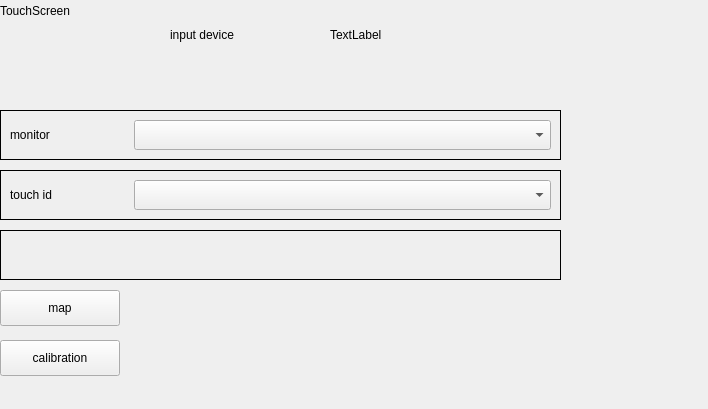
<?xml version="1.0" encoding="UTF-8"?>
<ui version="4.0">
 <class>TouchScreen</class>
 <widget class="QWidget" name="TouchScreen">
  <property name="geometry">
   <rect>
    <x>0</x>
    <y>0</y>
    <width>708</width>
    <height>409</height>
   </rect>
  </property>
  <property name="windowTitle">
   <string>TouchScreen</string>
  </property>
  <widget class="QFrame" name="screenframe">
   <property name="geometry">
    <rect>
     <x>0</x>
     <y>110</y>
     <width>561</width>
     <height>50</height>
    </rect>
   </property>
   <property name="minimumSize">
    <size>
     <width>550</width>
     <height>50</height>
    </size>
   </property>
   <property name="maximumSize">
    <size>
     <width>960</width>
     <height>50</height>
    </size>
   </property>
   <property name="frameShape">
    <enum>QFrame::Box</enum>
   </property>
   <layout class="QHBoxLayout" name="horizontalLayout">
    <item>
     <widget class="QLabel" name="monitorLabel">
      <property name="minimumSize">
       <size>
        <width>118</width>
        <height>30</height>
       </size>
      </property>
      <property name="maximumSize">
       <size>
        <width>118</width>
        <height>30</height>
       </size>
      </property>
      <property name="text">
       <string>monitor</string>
      </property>
      <property name="buddy">
       <cstring>monitorCombo</cstring>
      </property>
     </widget>
    </item>
    <item>
     <widget class="QComboBox" name="monitorCombo">
      <property name="minimumSize">
       <size>
        <width>200</width>
        <height>0</height>
       </size>
      </property>
      <property name="maximumSize">
       <size>
        <width>16777215</width>
        <height>30</height>
       </size>
      </property>
      <property name="styleSheet">
       <string notr="true"/>
      </property>
     </widget>
    </item>
   </layout>
  </widget>
  <widget class="QFrame" name="screenframe_2">
   <property name="geometry">
    <rect>
     <x>0</x>
     <y>170</y>
     <width>561</width>
     <height>50</height>
    </rect>
   </property>
   <property name="minimumSize">
    <size>
     <width>550</width>
     <height>50</height>
    </size>
   </property>
   <property name="maximumSize">
    <size>
     <width>960</width>
     <height>50</height>
    </size>
   </property>
   <property name="frameShape">
    <enum>QFrame::Box</enum>
   </property>
   <layout class="QHBoxLayout" name="horizontalLayout_2">
    <item>
     <widget class="QLabel" name="touchLabel">
      <property name="minimumSize">
       <size>
        <width>118</width>
        <height>30</height>
       </size>
      </property>
      <property name="maximumSize">
       <size>
        <width>118</width>
        <height>30</height>
       </size>
      </property>
      <property name="text">
       <string>touch id</string>
      </property>
      <property name="buddy">
       <cstring>touchscreenCombo</cstring>
      </property>
     </widget>
    </item>
    <item>
     <widget class="QComboBox" name="touchscreenCombo">
      <property name="minimumSize">
       <size>
        <width>200</width>
        <height>0</height>
       </size>
      </property>
      <property name="maximumSize">
       <size>
        <width>16777215</width>
        <height>30</height>
       </size>
      </property>
      <property name="styleSheet">
       <string notr="true"/>
      </property>
     </widget>
    </item>
   </layout>
  </widget>
  <widget class="QWidget" name="layoutWidget">
   <property name="geometry">
    <rect>
     <x>0</x>
     <y>290</y>
     <width>561</width>
     <height>38</height>
    </rect>
   </property>
   <layout class="QFormLayout" name="formLayout">
    <property name="bottomMargin">
     <number>0</number>
    </property>
    <item row="0" column="0">
     <widget class="QPushButton" name="mapButton">
      <property name="minimumSize">
       <size>
        <width>120</width>
        <height>36</height>
       </size>
      </property>
      <property name="maximumSize">
       <size>
        <width>16777215</width>
        <height>36</height>
       </size>
      </property>
      <property name="layoutDirection">
       <enum>Qt::LeftToRight</enum>
      </property>
      <property name="text">
       <string>map</string>
      </property>
     </widget>
    </item>
    <item row="0" column="1">
     <spacer name="horizontalSpacer_4">
      <property name="orientation">
       <enum>Qt::Horizontal</enum>
      </property>
      <property name="sizeHint" stdset="0">
       <size>
        <width>40</width>
        <height>20</height>
       </size>
      </property>
     </spacer>
    </item>
   </layout>
  </widget>
  <widget class="QLabel" name="touchscreenLabel">
   <property name="geometry">
    <rect>
     <x>0</x>
     <y>0</y>
     <width>913</width>
     <height>22</height>
    </rect>
   </property>
   <property name="text">
    <string>TouchScreen</string>
   </property>
  </widget>
  <widget class="QWidget" name="layoutWidget_2">
   <property name="geometry">
    <rect>
     <x>0</x>
     <y>340</y>
     <width>561</width>
     <height>38</height>
    </rect>
   </property>
   <layout class="QFormLayout" name="formLayout_2">
    <property name="bottomMargin">
     <number>0</number>
    </property>
    <item row="0" column="0">
     <widget class="QPushButton" name="CalibrationButton">
      <property name="minimumSize">
       <size>
        <width>120</width>
        <height>36</height>
       </size>
      </property>
      <property name="maximumSize">
       <size>
        <width>16777215</width>
        <height>36</height>
       </size>
      </property>
      <property name="layoutDirection">
       <enum>Qt::LeftToRight</enum>
      </property>
      <property name="text">
       <string>calibration</string>
      </property>
     </widget>
    </item>
    <item row="0" column="1">
     <spacer name="horizontalSpacer_5">
      <property name="orientation">
       <enum>Qt::Horizontal</enum>
      </property>
      <property name="sizeHint" stdset="0">
       <size>
        <width>40</width>
        <height>20</height>
       </size>
      </property>
     </spacer>
    </item>
   </layout>
  </widget>
  <widget class="QFrame" name="screenframe_3">
   <property name="geometry">
    <rect>
     <x>0</x>
     <y>230</y>
     <width>561</width>
     <height>50</height>
    </rect>
   </property>
   <property name="minimumSize">
    <size>
     <width>550</width>
     <height>50</height>
    </size>
   </property>
   <property name="maximumSize">
    <size>
     <width>960</width>
     <height>50</height>
    </size>
   </property>
   <property name="frameShape">
    <enum>QFrame::Box</enum>
   </property>
   <layout class="QHBoxLayout" name="horizontalLayout_3"/>
  </widget>
  <widget class="QLabel" name="label">
   <property name="geometry">
    <rect>
     <x>170</x>
     <y>20</y>
     <width>91</width>
     <height>30</height>
    </rect>
   </property>
   <property name="text">
    <string>input device</string>
   </property>
  </widget>
  <widget class="QLabel" name="touchnameContent">
   <property name="geometry">
    <rect>
     <x>330</x>
     <y>20</y>
     <width>321</width>
     <height>30</height>
    </rect>
   </property>
   <property name="text">
    <string>TextLabel</string>
   </property>
  </widget>
 </widget>
 <tabstops>
  <tabstop>monitorCombo</tabstop>
  <tabstop>touchscreenCombo</tabstop>
  <tabstop>mapButton</tabstop>
 </tabstops>
 <resources/>
 <connections/>
</ui>
